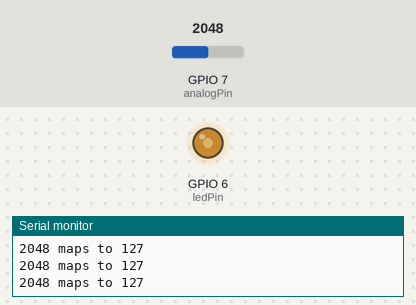
Simulated run of this sketch. Board: ESP32-S3. On the bench: output pins drawn as LEDs (lit = HIGH), the last lines printed to the serial monitor. The test bench sets the inputs (shaded band); at power-on: GPIO 7 (analogPin) = 2048.

Above: at 1.2 s.
1.3 s: GPIO 7 (analogPin) set to 2866
At 2.5 s:
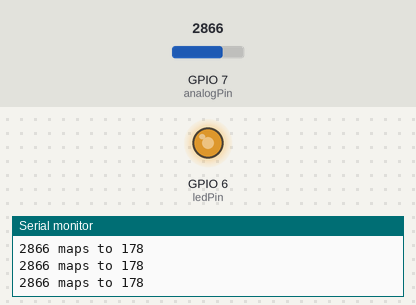
2.8 s: GPIO 7 (analogPin) set to 3603
At 4.0 s:
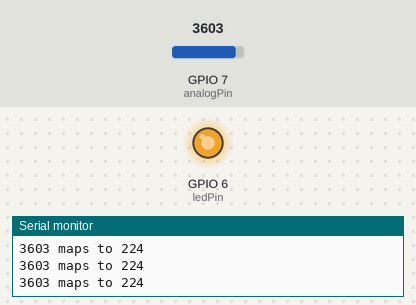
4.3 s: GPIO 7 (analogPin) set to 491
At 5.2 s:
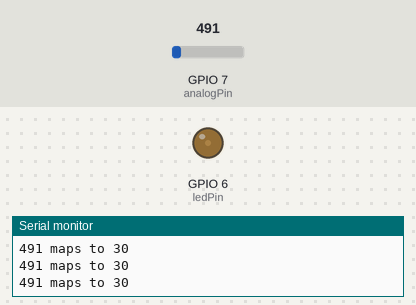
5.8 s: GPIO 7 (analogPin) set to 0
At 6.5 s:
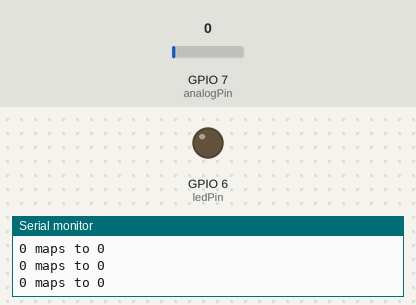
7.3 s: GPIO 7 (analogPin) set to 2047
At 7.8 s:
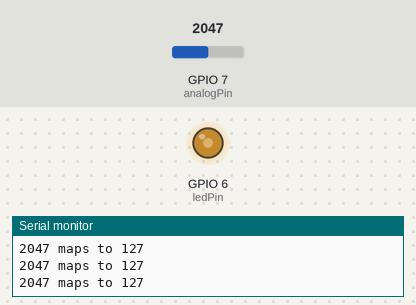
Timing chart, 0 to 9.8 s (numbered marks = the images above; inputs shaded):
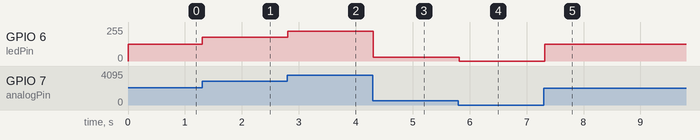

Measured:
- after the input at 1.3 s, GPIO 6 (ledPin): 127/255 → 178/255 at once
- after the input at 2.8 s, GPIO 6 (ledPin): 178/255 → 224/255 at once
- after the input at 4.3 s, GPIO 6 (ledPin): 224/255 → 30/255 at once
- after the input at 5.8 s, GPIO 6 (ledPin): 30/255 → 0/255 at once
- after the input at 7.3 s, GPIO 6 (ledPin): 0/255 → 127/255 at once

The sketch:

esp32_s3_n16r8.ino
```cpp
// ESP32-S3 N16R8 development board
const int analogPin = 7;
const int ledPin = 6;

const int inputSensorMinValue = 0;
const int inputSensorMaxValue = 4095;
const int outputSensorMinValue = 0;
const int outputSensorMaxValue = 255;

void setup() {
  Serial.begin(115200);
  pinMode(ledPin, OUTPUT);
}

void loop() {
  const int sensorInput = analogRead(analogPin);
  const int output = map(sensorInput,
                         inputSensorMinValue, inputSensorMaxValue,
                         outputSensorMinValue, outputSensorMaxValue);

  analogWrite(ledPin, output);
  Serial.print(sensorInput);
  Serial.print(" maps to ");
  Serial.println(output);
  delay(100);
}
```
